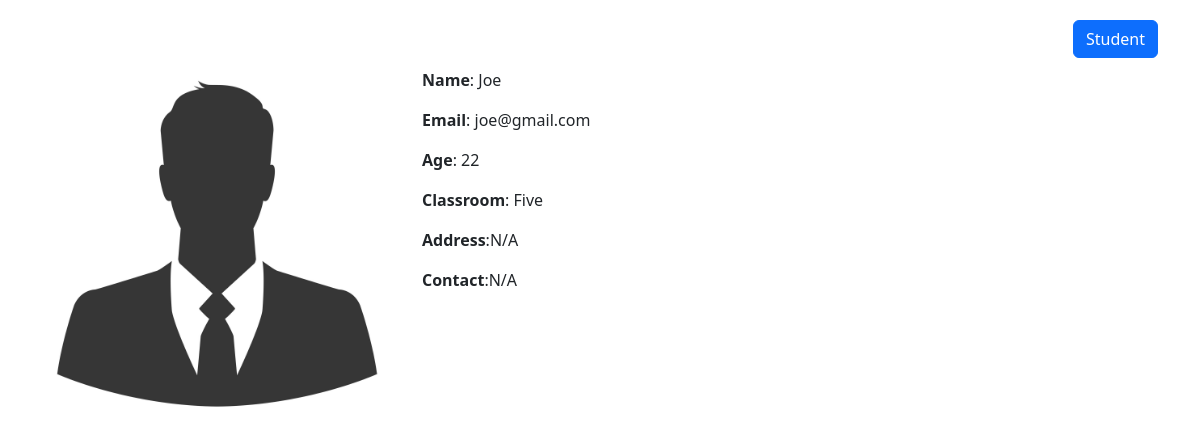
The page /classbased/student-detail/1 on the database its author committed.
### CRUD/models.py (models this page shows, shortened)
class Student(models.Model):
    name = models.CharField(max_length=20)
    email = models.EmailField()
    age = models.IntegerField()
    classroom = models.ForeignKey(ClassRoom, on_delete = models.CASCADE,
                                  related_name="classroom_students")
    def __str__(self):
        return self.name

class ClassRoom(models.Model):
    name = models.CharField(max_length=20)

### classbased/views.py (the view)
# urls.py: path("student-detail/<int:pk>", StudentDetailView.as_view(), name="classbased_student_detail"),
class StudentDetailView(DetailView):
    queryset = Student.objects.all()
    template_name = 'classbased/student_detail.html'
    def get_context_data(self, **kwargs):
        print(super().get_context_data(**kwargs))
        return super().get_context_data(**kwargs)

### classbased/templates/classbased/student_detail.html (shortened to what this page needs)
{% extends 'CRUD/base.html' %}
{% load static %}
{% block content %}
        <a class="btn btn-primary" style="float: right;" href = "{% url 'classbased_student' %}">Student</a>
    <br><br>
    <div class="row">
    <div class="col-md-4">
        {% if student.studentprofile.profile_picture %}
            <img src="{{student.studentprofile.profile_picture.url}}"style="height: 350px; width=100px">
        {% else %}
            <img src="{% static 'CRUD/default_pp.jpeg'%}"style="height: 350px; width=100px">
        {% endif %}
    </div>
    <div class="col-md-8">
        <p><b>Name</b>: {{student.name}}</p>
        <p><b>Email</b>: {{student.email}}</p>
        <p><b>Age</b>: {{student.age}}</p>
        <p><b>Classroom</b>: {{student.classroom.name}}</p>
        {% if student.studentprofile %}
            <p><b>Address</b>: {{student.studentprofile.address}}</p>
            <p><b>Contact</b>: {{student.studentprofile.contact}}</p>
        {% else %}
        <p><b>Address</b>:N/A</p>
        <p><b>Contact</b>:N/A</p>
        {% endif %}
    </div>
</div>
{% endblock %}

### rows shown on the page
Student: name "Joe", email "joe@gmail.com", age "22", classroom.name "Five"
